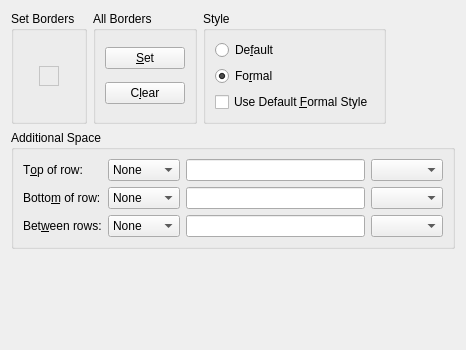
     <widget class="QWidget" name="Borders">
      <attribute name="title">
       <string>&amp;Borders</string>
      </attribute>
      <layout class="QGridLayout" name="gridLayout_8">
       <item row="0" column="0">
        <widget class="QGroupBox" name="setBordersGB">
         <property name="title">
          <string>Set Borders</string>
         </property>
         <property name="flat">
          <bool>true</bool>
         </property>
         <layout class="QGridLayout">
          <item row="0" column="0">
           <widget class="QFrame" name="bordersF">
            <property name="sizePolicy">
             <sizepolicy hsizetype="Fixed" vsizetype="Fixed">
              <horstretch>0</horstretch>
              <verstretch>0</verstretch>
             </sizepolicy>
            </property>
            <property name="palette">
             <palette>
              <active>
               <colorrole role="WindowText">
                <brush brushstyle="SolidPattern">
                 <color alpha="255">
                  <red>0</red>
                  <green>0</green>
                  <blue>0</blue>
                 </color>
                </brush>
               </colorrole>
               <colorrole role="Button">
                <brush brushstyle="SolidPattern">
                 <color alpha="255">
                  <red>230</red>
                  <green>240</green>
                  <blue>249</blue>
                 </color>
                </brush>
               </colorrole>
               <colorrole role="Light">
                <brush brushstyle="SolidPattern">
                 <color alpha="255">
                  <red>255</red>
                  <green>255</green>
                  <blue>255</blue>
                 </color>
                </brush>
               </colorrole>
               <colorrole role="Midlight">
                <brush brushstyle="SolidPattern">
                 <color alpha="255">
                  <red>242</red>
                  <green>247</green>
                  <blue>252</blue>
                 </color>
                </brush>
               </colorrole>
               <colorrole role="Dark">
                <brush brushstyle="SolidPattern">
                 <color alpha="255">
                  <red>115</red>
                  <green>120</green>
                  <blue>124</blue>
                 </color>
                </brush>
               </colorrole>
               <colorrole role="Mid">
                <brush brushstyle="SolidPattern">
                 <color alpha="255">
                  <red>154</red>
                  <green>160</green>
                  <blue>166</blue>
                 </color>
                </brush>
               </colorrole>
               <colorrole role="Text">
                <brush brushstyle="SolidPattern">
                 <color alpha="255">
                  <red>0</red>
                  <green>0</green>
                  <blue>0</blue>
                 </color>
                </brush>
               </colorrole>
               <colorrole role="BrightText">
                <brush brushstyle="SolidPattern">
                 <color alpha="255">
                  <red>255</red>
                  <green>255</green>
                  <blue>255</blue>
                 </color>
                </brush>
               </colorrole>
               <colorrole role="ButtonText">
                <brush brushstyle="SolidPattern">
                 <color alpha="255">
                  <red>0</red>
                  <green>0</green>
                  <blue>0</blue>
                 </color>
                </brush>
               </colorrole>
               <colorrole role="Base">
                <brush brushstyle="SolidPattern">
                 <color alpha="255">
                  <red>255</red>
                  <green>255</green>
                  <blue>255</blue>
                 </color>
                </brush>
               </colorrole>
               <colorrole role="Window">
                <brush brushstyle="SolidPattern">
                 <color alpha="255">
                  <red>255</red>
                  <green>255</green>
                  <blue>255</blue>
                 </color>
                </brush>
               </colorrole>
               <colorrole role="Shadow">
                <brush brushstyle="SolidPattern">
                 <color alpha="255">
                  <red>0</red>
                  <green>0</green>
                  <blue>0</blue>
                 </color>
                </brush>
               </colorrole>
               <colorrole role="Highlight">
                <brush brushstyle="SolidPattern">
                 <color alpha="255">
                  <red>16</red>
                  <green>145</green>
                  <blue>210</blue>
                 </color>
                </brush>
               </colorrole>
               <colorrole role="HighlightedText">
                <brush brushstyle="SolidPattern">
                 <color alpha="255">
                  <red>255</red>
                  <green>255</green>
                  <blue>255</blue>
                 </color>
                </brush>
               </colorrole>
               <colorrole role="Link">
                <brush brushstyle="SolidPattern">
                 <color alpha="255">
                  <red>0</red>
                  <green>0</green>
                  <blue>255</blue>
                 </color>
                </brush>
               </colorrole>
               <colorrole role="LinkVisited">
                <brush brushstyle="SolidPattern">
                 <color alpha="255">
                  <red>255</red>
                  <green>0</green>
                  <blue>255</blue>
                 </color>
                </brush>
               </colorrole>
               <colorrole role="AlternateBase">
                <brush brushstyle="SolidPattern">
                 <color alpha="255">
                  <red>232</red>
                  <green>232</green>
                  <blue>232</blue>
                 </color>
                </brush>
               </colorrole>
              </active>
              <inactive>
               <colorrole role="WindowText">
                <brush brushstyle="SolidPattern">
                 <color alpha="255">
                  <red>0</red>
                  <green>0</green>
                  <blue>0</blue>
                 </color>
                </brush>
               </colorrole>
               <colorrole role="Button">
                <brush brushstyle="SolidPattern">
                 <color alpha="255">
                  <red>230</red>
                  <green>240</green>
                  <blue>249</blue>
                 </color>
                </brush>
               </colorrole>
               <colorrole role="Light">
                <brush brushstyle="SolidPattern">
                 <color alpha="255">
                  <red>255</red>
                  <green>255</green>
                  <blue>255</blue>
                 </color>
                </brush>
               </colorrole>
               <colorrole role="Midlight">
                <brush brushstyle="SolidPattern">
                 <color alpha="255">
                  <red>255</red>
                  <green>255</green>
                  <blue>255</blue>
                 </color>
                </brush>
               </colorrole>
               <colorrole role="Dark">
                <brush brushstyle="SolidPattern">
                 <color alpha="255">
                  <red>115</red>
                  <green>120</green>
                  <blue>124</blue>
                 </color>
                </brush>
               </colorrole>
               <colorrole role="Mid">
                <brush brushstyle="SolidPattern">
                 <color alpha="255">
                  <red>154</red>
                  <green>160</green>
                  <blue>166</blue>
                 </color>
                </brush>
               </colorrole>
               <colorrole role="Text">
                <brush brushstyle="SolidPattern">
                 <color alpha="255">
                  <red>0</red>
                  <green>0</green>
                  <blue>0</blue>
                 </color>
                </brush>
               </colorrole>
               <colorrole role="BrightText">
                <brush brushstyle="SolidPattern">
                 <color alpha="255">
                  <red>255</red>
                  <green>255</green>
                  <blue>255</blue>
                 </color>
                </brush>
               </colorrole>
               <colorrole role="ButtonText">
                <brush brushstyle="SolidPattern">
                 <color alpha="255">
                  <red>0</red>
                  <green>0</green>
                  <blue>0</blue>
                 </color>
                </brush>
               </colorrole>
               <colorrole role="Base">
                <brush brushstyle="SolidPattern">
                 <color alpha="255">
                  <red>255</red>
                  <green>255</green>
                  <blue>255</blue>
                 </color>
                </brush>
               </colorrole>
               <colorrole role="Window">
                <brush brushstyle="SolidPattern">
                 <color alpha="255">
                  <red>255</red>
                  <green>255</green>
                  <blue>255</blue>
                 </color>
                </brush>
               </colorrole>
               <colorrole role="Shadow">
                <brush brushstyle="SolidPattern">
                 <color alpha="255">
                  <red>0</red>
                  <green>0</green>
                  <blue>0</blue>
                 </color>
                </brush>
               </colorrole>
               <colorrole role="Highlight">
                <brush brushstyle="SolidPattern">
                 <color alpha="255">
                  <red>16</red>
                  <green>145</green>
                  <blue>210</blue>
                 </color>
                </brush>
               </colorrole>
               <colorrole role="HighlightedText">
                <brush brushstyle="SolidPattern">
                 <color alpha="255">
                  <red>255</red>
                  <green>255</green>
                  <blue>255</blue>
                 </color>
                </brush>
               </colorrole>
               <colorrole role="Link">
                <brush brushstyle="SolidPattern">
                 <color alpha="255">
                  <red>0</red>
                  <green>0</green>
                  <blue>255</blue>
                 </color>
                </brush>
               </colorrole>
               <colorrole role="LinkVisited">
                <brush brushstyle="SolidPattern">
                 <color alpha="255">
                  <red>255</red>
                  <green>0</green>
                  <blue>255</blue>
                 </color>
                </brush>
               </colorrole>
               <colorrole role="AlternateBase">
                <brush brushstyle="SolidPattern">
                 <color alpha="255">
                  <red>232</red>
                  <green>232</green>
                  <blue>232</blue>
                 </color>
                </brush>
               </colorrole>
              </inactive>
              <disabled>
               <colorrole role="WindowText">
                <brush brushstyle="SolidPattern">
                 <color alpha="255">
                  <red>128</red>
                  <green>128</green>
                  <blue>128</blue>
                 </color>
                </brush>
               </colorrole>
               <colorrole role="Button">
                <brush brushstyle="SolidPattern">
                 <color alpha="255">
                  <red>230</red>
                  <green>240</green>
                  <blue>249</blue>
                 </color>
                </brush>
               </colorrole>
               <colorrole role="Light">
                <brush brushstyle="SolidPattern">
                 <color alpha="255">
                  <red>255</red>
                  <green>255</green>
                  <blue>255</blue>
                 </color>
                </brush>
               </colorrole>
               <colorrole role="Midlight">
                <brush brushstyle="SolidPattern">
                 <color alpha="255">
                  <red>255</red>
                  <green>255</green>
                  <blue>255</blue>
                 </color>
                </brush>
               </colorrole>
               <colorrole role="Dark">
                <brush brushstyle="SolidPattern">
                 <color alpha="255">
                  <red>115</red>
                  <green>120</green>
                  <blue>124</blue>
                 </color>
                </brush>
               </colorrole>
               <colorrole role="Mid">
                <brush brushstyle="SolidPattern">
                 <color alpha="255">
                  <red>154</red>
                  <green>160</green>
                  <blue>166</blue>
                 </color>
                </brush>
               </colorrole>
               <colorrole role="Text">
                <brush brushstyle="SolidPattern">
                 <color alpha="255">
                  <red>0</red>
                  <green>0</green>
                  <blue>0</blue>
                 </color>
                </brush>
               </colorrole>
               <colorrole role="BrightText">
                <brush brushstyle="SolidPattern">
                 <color alpha="255">
                  <red>255</red>
                  <green>255</green>
                  <blue>255</blue>
                 </color>
                </brush>
               </colorrole>
               <colorrole role="ButtonText">
                <brush brushstyle="SolidPattern">
                 <color alpha="255">
                  <red>128</red>
                  <green>128</green>
                  <blue>128</blue>
                 </color>
                </brush>
               </colorrole>
               <colorrole role="Base">
                <brush brushstyle="SolidPattern">
                 <color alpha="255">
                  <red>255</red>
                  <green>255</green>
                  <blue>255</blue>
                 </color>
                </brush>
               </colorrole>
               <colorrole role="Window">
                <brush brushstyle="SolidPattern">
                 <color alpha="255">
                  <red>255</red>
                  <green>255</green>
                  <blue>255</blue>
                 </color>
                </brush>
               </colorrole>
               <colorrole role="Shadow">
                <brush brushstyle="SolidPattern">
                 <color alpha="255">
                  <red>0</red>
                  <green>0</green>
                  <blue>0</blue>
                 </color>
                </brush>
               </colorrole>
               <colorrole role="Highlight">
                <brush brushstyle="SolidPattern">
                 <color alpha="255">
                  <red>16</red>
                  <green>145</green>
                  <blue>210</blue>
                 </color>
                </brush>
               </colorrole>
               <colorrole role="HighlightedText">
                <brush brushstyle="SolidPattern">
                 <color alpha="255">
                  <red>255</red>
                  <green>255</green>
                  <blue>255</blue>
                 </color>
                </brush>
               </colorrole>
               <colorrole role="Link">
                <brush brushstyle="SolidPattern">
                 <color alpha="255">
                  <red>0</red>
                  <green>0</green>
                  <blue>255</blue>
                 </color>
                </brush>
               </colorrole>
               <colorrole role="LinkVisited">
                <brush brushstyle="SolidPattern">
                 <color alpha="255">
                  <red>255</red>
                  <green>0</green>
                  <blue>255</blue>
                 </color>
                </brush>
               </colorrole>
               <colorrole role="AlternateBase">
                <brush brushstyle="SolidPattern">
                 <color alpha="255">
                  <red>232</red>
                  <green>232</green>
                  <blue>232</blue>
                 </color>
                </brush>
               </colorrole>
              </disabled>
             </palette>
            </property>
            <property name="frameShape">
             <enum>QFrame::StyledPanel</enum>
            </property>
            <property name="frameShadow">
             <enum>QFrame::Sunken</enum>
            </property>
            <layout class="QGridLayout">
             <item row="0" column="0">
              <widget class="GuiSetBorder" name="borders" native="true">
               <property name="sizePolicy">
                <sizepolicy hsizetype="Fixed" vsizetype="Fixed">
                 <horstretch>0</horstretch>
                 <verstretch>0</verstretch>
                </sizepolicy>
               </property>
               <property name="toolTip">
                <string>Set borders of the current (selected) cell(s)</string>
               </property>
              </widget>
             </item>
            </layout>
           </widget>
          </item>
         </layout>
        </widget>
       </item>
       <item row="0" column="1">
        <widget class="QGroupBox" name="allBordersGB">
         <property name="title">
          <string>All Borders</string>
         </property>
         <property name="flat">
          <bool>true</bool>
         </property>
         <layout class="QGridLayout">
          <item row="0" column="0">
           <widget class="QPushButton" name="borderSetPB">
            <property name="toolTip">
             <string>Set all borders of the current (selected) cell(s)</string>
            </property>
            <property name="text">
             <string>&amp;Set</string>
            </property>
           </widget>
          </item>
          <item row="1" column="0">
           <widget class="QPushButton" name="borderUnsetPB">
            <property name="toolTip">
             <string>Unset all borders of the current (selected) cell(s)</string>
            </property>
            <property name="text">
             <string>C&amp;lear</string>
            </property>
           </widget>
          </item>
         </layout>
        </widget>
       </item>
       <item row="0" column="2">
        <widget class="QGroupBox" name="borderStyleGB">
         <property name="title">
          <string>Style</string>
         </property>
         <property name="flat">
          <bool>true</bool>
         </property>
         <layout class="QGridLayout">
          <item row="0" column="0">
           <widget class="QRadioButton" name="borderDefaultRB">
            <property name="toolTip">
             <string>Use default (grid-like) border style</string>
            </property>
            <property name="text">
             <string>De&amp;fault</string>
            </property>
           </widget>
          </item>
          <item row="2" column="0">
           <widget class="QCheckBox" name="resetFormalCB">
            <property name="toolTip">
             <string>If this is checked, the table will be reset to the formal default style (only top and bottom row have horizontal lines)</string>
            </property>
            <property name="text">
             <string>Use Default &amp;Formal Style</string>
            </property>
           </widget>
          </item>
          <item row="1" column="0">
           <widget class="QRadioButton" name="booktabsRB">
            <property name="toolTip">
             <string>Use formal (a.k.a. booktabs) border style (no vertical borders)</string>
            </property>
            <property name="text">
             <string>Fo&amp;rmal</string>
            </property>
            <property name="checked">
             <bool>true</bool>
            </property>
           </widget>
          </item>
         </layout>
        </widget>
       </item>
       <item row="0" column="3">
        <spacer>
         <property name="orientation">
          <enum>Qt::Horizontal</enum>
         </property>
         <property name="sizeType">
          <enum>QSizePolicy::Expanding</enum>
         </property>
         <property name="sizeHint" stdset="0">
          <size>
           <width>63</width>
           <height>20</height>
          </size>
         </property>
        </spacer>
       </item>
       <item row="1" column="0" colspan="4">
        <widget class="QGroupBox" name="SpaceGB">
         <property name="title">
          <string>Additional Space</string>
         </property>
         <layout class="QGridLayout">
          <item row="0" column="0">
           <widget class="QLabel" name="topspaceLA">
            <property name="text">
             <string>T&amp;op of row:</string>
            </property>
            <property name="buddy">
             <cstring>topspaceCO</cstring>
            </property>
           </widget>
          </item>
          <item row="0" column="2">
           <widget class="QLineEdit" name="topspaceED"/>
          </item>
          <item row="0" column="3">
           <widget class="lyx::frontend::LengthCombo" name="topspaceUnitLC"/>
          </item>
          <item row="0" column="1">
           <widget class="QComboBox" name="topspaceCO">
            <item>
             <property name="text">
              <string>None</string>
             </property>
            </item>
            <item>
             <property name="text">
              <string>Default</string>
             </property>
            </item>
            <item>
             <property name="text">
              <string>Custom</string>
             </property>
            </item>
           </widget>
          </item>
          <item row="1" column="1">
           <widget class="QComboBox" name="bottomspaceCO">
            <item>
             <property name="text">
              <string>None</string>
             </property>
            </item>
            <item>
             <property name="text">
              <string>Default</string>
             </property>
            </item>
            <item>
             <property name="text">
              <string>Custom</string>
             </property>
            </item>
           </widget>
          </item>
          <item row="1" column="3">
           <widget class="lyx::frontend::LengthCombo" name="bottomspaceUnitLC"/>
          </item>
          <item row="1" column="2">
           <widget class="QLineEdit" name="bottomspaceED"/>
          </item>
          <item row="1" column="0">
           <widget class="QLabel" name="bottomspaceLA">
            <property name="text">
             <string>Botto&amp;m of row:</string>
            </property>
            <property name="buddy">
             <cstring>bottomspaceCO</cstring>
            </property>
           </widget>
          </item>
          <item row="2" column="2">
           <widget class="QLineEdit" name="interlinespaceED"/>
          </item>
          <item row="2" column="0">
           <widget class="QLabel" name="interlinespaceLA">
            <property name="text">
             <string>Bet&amp;ween rows:</string>
            </property>
            <property name="buddy">
             <cstring>interlinespaceCO</cstring>
            </property>
           </widget>
          </item>
          <item row="2" column="1">
           <widget class="QComboBox" name="interlinespaceCO">
            <item>
             <property name="text">
              <string>None</string>
             </property>
            </item>
            <item>
             <property name="text">
              <string>Default</string>
             </property>
            </item>
            <item>
             <property name="text">
              <string>Custom</string>
             </property>
            </item>
           </widget>
          </item>
          <item row="2" column="3">
           <widget class="lyx::frontend::LengthCombo" name="interlinespaceUnitLC"/>
          </item>
         </layout>
        </widget>
       </item>
       <item row="2" column="1">
        <spacer name="verticalSpacer_2">
         <property name="orientation">
          <enum>Qt::Vertical</enum>
         </property>
         <property name="sizeHint" stdset="0">
          <size>
           <width>20</width>
           <height>90</height>
          </size>
         </property>
        </spacer>
       </item>
      </layout>
     </widget>
